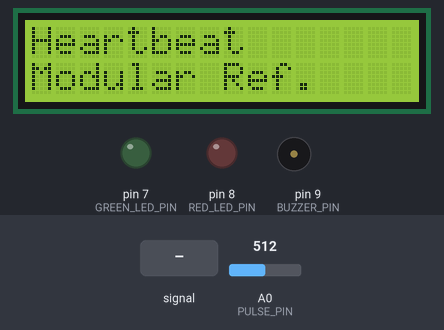
Simulated run of this sketch. Board: Arduino Uno, built with avr-gcc and run on an emulated ATmega328P. On the bench: 16×2 character LCD, output pins drawn as LEDs (lit = HIGH), buzzer (waves = sounding). The test bench sets the inputs (shaded band); at power-on: A0 (PULSE_PIN) = 512. What the sketch prints to the serial monitor is not drawn.

Above: at 0.1 s.
2.8 s: A0 (PULSE_PIN) fed a 200 Hz sine of ±81 counts around its level
At 4.5 s:
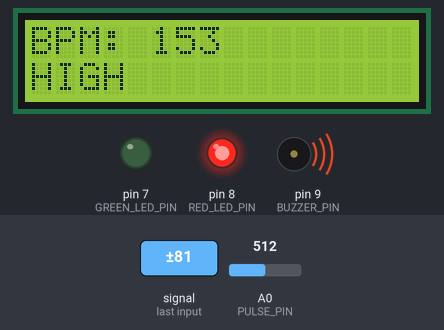
5.8 s: A0 (PULSE_PIN) set to 560
At 8.69 s:
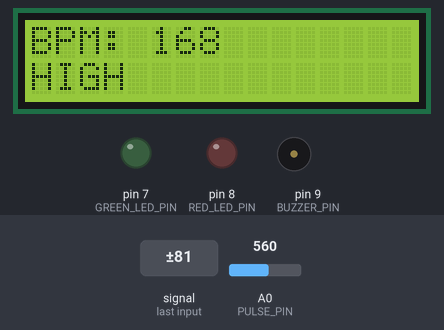
8.8 s: A0 (PULSE_PIN) fed a 1000 Hz sine of ±255 counts around its level
At 10.7 s:
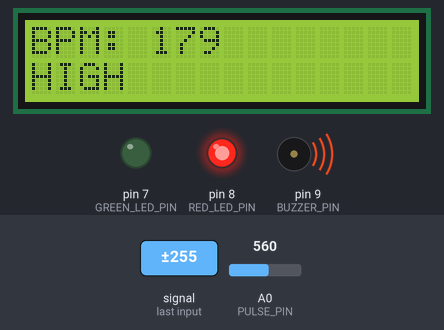
10.8 s: A0 (PULSE_PIN) set to 540
At 14.5 s:
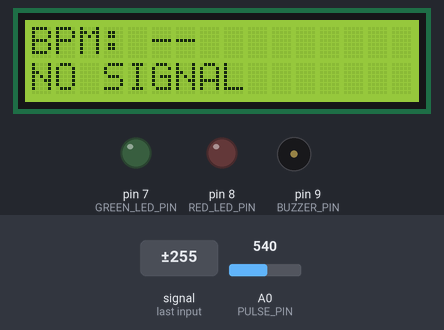
Timing chart, 0 to 14.8 s (numbered marks = the images above; inputs shaded):
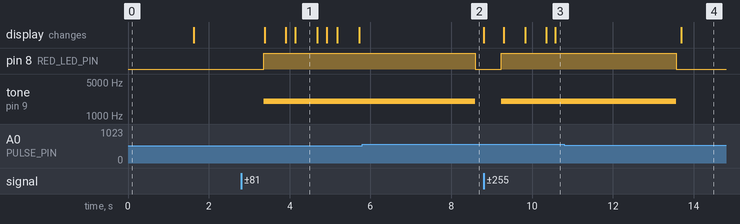

The sketch:

main.ino
```cpp
#include <Wire.h>
#include <LiquidCrystal_I2C.h>

#include "PulseSensor.h"
#include "HeartbeatMonitor.h"
#include "AlertSystem.h"

// Modular hardware reference implementation.
// For the easiest first upload, use arduino_code/HeartbeatMonitor.ino.

const int PULSE_PIN = A0;
const int GREEN_LED_PIN = 7;
const int RED_LED_PIN = 8;
const int BUZZER_PIN = 9;

const int SIGNAL_THRESHOLD = 550;
const int LOW_BPM_THRESHOLD = 50;
const int HIGH_BPM_THRESHOLD = 100;

const unsigned long MIN_BEAT_INTERVAL = 300;
const unsigned long NO_BEAT_TIMEOUT = 3000;

LiquidCrystal_I2C lcd(0x27, 16, 2);

PulseSensor pulseSensor(PULSE_PIN, SIGNAL_THRESHOLD, MIN_BEAT_INTERVAL);
HeartbeatMonitor bpmMonitor(5);
AlertSystem alertSystem(
  GREEN_LED_PIN,
  RED_LED_PIN,
  BUZZER_PIN,
  LOW_BPM_THRESHOLD,
  HIGH_BPM_THRESHOLD
);

float currentBPM = 0.0;
unsigned long lastBeatTime = 0;
unsigned long lastDisplay = 0;

void updateLCD(float bpm, const char* status) {
  lcd.setCursor(0, 0);
  lcd.print("BPM: ");
  if (bpm <= 0) {
    lcd.print("--");
  } else {
    lcd.print((int)bpm);
  }
  lcd.print("          ");

  lcd.setCursor(0, 1);
  lcd.print(status);
  lcd.print("            ");
}

void setup() {
  Serial.begin(115200);

  lcd.init();
  lcd.backlight();
  lcd.clear();
  lcd.setCursor(0, 0);
  lcd.print("Heartbeat");
  lcd.setCursor(0, 1);
  lcd.print("Modular Ref.");
  delay(1500);
  lcd.clear();

  Serial.println("Heartbeat Monitor - Modular Reference");
}

void loop() {
  const unsigned long now = millis();
  unsigned long intervalMs = 0;

  if (pulseSensor.detectBeat(now, intervalMs)) {
    if (intervalMs >= MIN_BEAT_INTERVAL) {
      const float instantBPM = 60000.0 / intervalMs;

      if (instantBPM >= 30.0 && instantBPM <= 220.0) {
        bpmMonitor.addBPM(instantBPM);
        currentBPM = bpmMonitor.getAverageBPM();
        lastBeatTime = now;

        Serial.print("Beat | Interval: ");
        Serial.print(intervalMs);
        Serial.print(" ms | BPM: ");
        Serial.println(currentBPM);
      }
    } else if (lastBeatTime == 0) {
      lastBeatTime = now;
    }
  }

  if (lastBeatTime > 0 && now - lastBeatTime > NO_BEAT_TIMEOUT) {
    currentBPM = 0.0;
  }

  const AlertStatus status = alertSystem.evaluate(currentBPM);

  if (now - lastDisplay >= 250) {
    lastDisplay = now;

    updateLCD(currentBPM, alertSystem.statusText(status));

    Serial.print("Raw: ");
    Serial.print(pulseSensor.readSignal());
    Serial.print(" | BPM: ");
    Serial.print(currentBPM);
    Serial.print(" | Status: ");
    Serial.println(alertSystem.statusText(status));
  }

  delay(10);
}
```

AlertSystem.cpp
```cpp
#include "AlertSystem.h"

AlertSystem::AlertSystem(int greenPinValue, int redPinValue, int buzzerPinValue,
                         int lowThresholdValue, int highThresholdValue)
  : greenPin(greenPinValue),
    redPin(redPinValue),
    buzzerPin(buzzerPinValue),
    lowThreshold(lowThresholdValue),
    highThreshold(highThresholdValue) {

  pinMode(greenPin, OUTPUT);
  pinMode(redPin, OUTPUT);
  pinMode(buzzerPin, OUTPUT);

  digitalWrite(greenPin, LOW);
  digitalWrite(redPin, LOW);
  noTone(buzzerPin);
}

AlertStatus AlertSystem::evaluate(float bpm) {
  if (bpm <= 0) {
    digitalWrite(greenPin, LOW);
    digitalWrite(redPin, LOW);
    noTone(buzzerPin);
    return STATUS_NO_SIGNAL;
  }

  if (bpm < lowThreshold) {
    digitalWrite(greenPin, LOW);
    digitalWrite(redPin, HIGH);
    tone(buzzerPin, 2000);
    return STATUS_LOW;
  }

  if (bpm <= highThreshold) {
    digitalWrite(greenPin, HIGH);
    digitalWrite(redPin, LOW);
    noTone(buzzerPin);
    return STATUS_NORMAL;
  }

  digitalWrite(greenPin, LOW);
  digitalWrite(redPin, HIGH);
  tone(buzzerPin, 2000);
  return STATUS_HIGH;
}

const char* AlertSystem::statusText(AlertStatus status) const {
  switch (status) {
    case STATUS_LOW: return "LOW";
    case STATUS_NORMAL: return "NORMAL";
    case STATUS_HIGH: return "HIGH";
    default: return "NO SIGNAL";
  }
}
```

AlertSystem.h
```cpp
#pragma once
#include <Arduino.h>

enum AlertStatus {
  STATUS_NO_SIGNAL,
  STATUS_LOW,
  STATUS_NORMAL,
  STATUS_HIGH
};

class AlertSystem {
public:
  AlertSystem(int greenPin, int redPin, int buzzerPin,
              int lowThreshold, int highThreshold);

  AlertStatus evaluate(float bpm);
  const char* statusText(AlertStatus status) const;

private:
  int greenPin;
  int redPin;
  int buzzerPin;
  int lowThreshold;
  int highThreshold;
};
```

HeartbeatMonitor.cpp
```cpp
#include "HeartbeatMonitor.h"

HeartbeatMonitor::HeartbeatMonitor(int samples)
  : history(nullptr), capacity(samples), index(0), count(0) {
  history = new float[capacity];
  reset();
}

HeartbeatMonitor::~HeartbeatMonitor() {
  delete[] history;
}

void HeartbeatMonitor::addBPM(float bpm) {
  history[index] = bpm;
  index = (index + 1) % capacity;

  if (count < capacity) {
    ++count;
  }
}

float HeartbeatMonitor::getAverageBPM() const {
  if (count == 0) {
    return 0.0;
  }

  float sum = 0.0;
  for (int i = 0; i < count; ++i) {
    sum += history[i];
  }

  return sum / count;
}

void HeartbeatMonitor::reset() {
  index = 0;
  count = 0;

  for (int i = 0; i < capacity; ++i) {
    history[i] = 0.0;
  }
}
```

HeartbeatMonitor.h
```cpp
#pragma once
#include <Arduino.h>

class HeartbeatMonitor {
public:
  explicit HeartbeatMonitor(int samples = 5);
  ~HeartbeatMonitor();

  void addBPM(float bpm);
  float getAverageBPM() const;
  void reset();

private:
  float* history;
  int capacity;
  int index;
  int count;
};
```

PulseSensor.cpp
```cpp
#include "PulseSensor.h"

PulseSensor::PulseSensor(int analogPin, int thresholdValue, unsigned long minIntervalValue)
  : pin(analogPin),
    threshold(thresholdValue),
    minInterval(minIntervalValue),
    lastBeat(0),
    aboveThreshold(false) {}

int PulseSensor::readSignal() {
  return analogRead(pin);
}

bool PulseSensor::detectBeat(unsigned long now, unsigned long &intervalMs) {
  const int signal = readSignal();
  intervalMs = 0;

  if (signal > threshold && !aboveThreshold) {
    aboveThreshold = true;

    if (lastBeat > 0) {
      intervalMs = now - lastBeat;
    }

    if (lastBeat == 0 || intervalMs >= minInterval) {
      lastBeat = now;
      return true;
    }
  }

  if (signal < threshold) {
    aboveThreshold = false;
  }

  return false;
}

void PulseSensor::setThreshold(int value) {
  threshold = value;
}

int PulseSensor::getThreshold() const {
  return threshold;
}
```

PulseSensor.h
```cpp
#pragma once
#include <Arduino.h>

class PulseSensor {
public:
  PulseSensor(int analogPin, int threshold, unsigned long minInterval);

  int readSignal();
  bool detectBeat(unsigned long now, unsigned long &intervalMs);

  void setThreshold(int value);
  int getThreshold() const;

private:
  int pin;
  int threshold;
  unsigned long minInterval;
  unsigned long lastBeat;
  bool aboveThreshold;
};
```

Measured:
- after the input at 2.8 s, pin 8 (RED_LED_PIN): LOW → HIGH after 0.56 s; tone on pin 9 (BUZZER_PIN): silent → 2000 Hz after 0.56 s; the display: first changes after 0.59 s (image 1 shows a later state)
- after the input at 5.8 s, pin 8 (RED_LED_PIN): HIGH → LOW after 2.8 s; tone on pin 9 (BUZZER_PIN): 2000 Hz → silent after 2.8 s
- after the input at 8.8 s, pin 8 (RED_LED_PIN): LOW → HIGH after 0.44 s; tone on pin 9 (BUZZER_PIN): silent → 2000 Hz after 0.44 s; the display: first differs from a run without the input after 0.50 s (image 3 shows a later state)
- after the input at 10.8 s, pin 8 (RED_LED_PIN): HIGH → LOW after 2.8 s; tone on pin 9 (BUZZER_PIN): 2000 Hz → silent after 2.8 s; the display: changes after 2.9 s (image 4)
- what the display in image 1 shows lasts 0.6 s, from 4.1 s to 4.7 s
